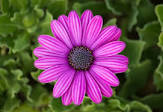
#> input picture Art_Gallery/img.jpg, 163 x 112 px
$ python drawing.py
#> lines starting #> are read from the running program, lines starting #| are printed output that depends on the picture
### Art_Gallery/art_page2.py
def f():
    print("****************************************   VISUAL FALKS   ********************************************")
    row = 3


    for i in range(row):
        for j in range(row):
            if i == 0 or i == row - 1:
                print("------------------------------------------------", end="")
            elif j == 0 or j == row - 1:
                  print("1.SEARCH            2.ARTIST            3.CUSTOMER            4.DRAWING            5.COMPITAION", end="")
                  break

        print()
    row = 6
    for i in range(row):
        for j in range(row):
              print("****", end="")
        for j in range(row):
             print("  ", end="")
        for j in range(row):
             print("****", end="")
        for j in range(row):
             print("  ", end="")
        for j in range(row):
             print("****", end="")

        print()
    print("Abstract     Rs 1,65,000            seascap      Rs 4,50,000            Ganesha     Rs 4,10,0000   ")
    print("By Sanjay                           By Shamendu Sonavane                By Ganapathi Hegda  ")
    print("Acrylic on canvas                   Acrylic on canvas                   Oil on canvas")
    print("36*59 inches                        16*16 inches                        24*24 inches")
    print("\n")
    row = 6
    for i in range(row):
        for j in range(row):
            print("****", end="")
        for j in range(row):
            print("  ", end="")
        for j in range(row):
            print("****", end="")
        for j in range(row):
            print("  ", end="")
        for j in range(row):
            print("****", end="")

        print()
    print("Maharaas     Rs 4,52,000            Reflection     Rs 63,200            Tantric abstract Rs 10,000   ")
    print("By Dipti Kumar                      By Sanjay Chakrabarty               By Punekar  ")
    print("Oil on canvas                       Acrylic on canvas                   Acrylic on canvas ")
    print("24*24 inches                        13*14 inches                        36*36 inches  ")


f()

### Art_Gallery/drawing.py
import cv2
import matplotlib.pyplot as plt

p=input("upload your image : ")
#> the answer given: img.jpg

def draw():
        plt.style.use('seaborn')
        img = cv2.imread(p)
#> img is the input picture: shape (112, 163, 3); mean B, G, R 83.3, 75.7, 106.7
        img = cv2.cvtColor(img,cv2.COLOR_BGR2RGB)
        # [5 lines of commented-out code are left out]

        img_gray = cv2.cvtColor(img, cv2.COLOR_BGR2GRAY)
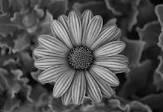
#> img_gray: shape (112, 163); min 0, max 211, mean 81.5
        # [5 lines of commented-out code are left out]

        img_invert = cv2.bitwise_not(img_gray)
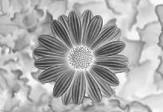
#> img_invert: shape (112, 163); min 44, max 255, mean 173.5
        # [5 lines of commented-out code are left out]

        img_smoothing = cv2.GaussianBlur(img_invert, (21, 21),sigmaX=0, sigmaY=0)
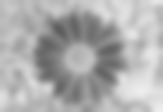
#> img_smoothing: shape (112, 163); min 92, max 238, mean 173.5
        plt.figure(figsize=(8,8))
        plt.imshow(img_smoothing,cmap="gray")
        plt.axis("off")
        plt.title("Smoothen Image")
        # plt.show()

        final = cv2.divide(img_gray, 255 - img_smoothing, scale=255)
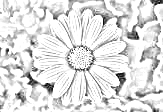
#> final: shape (112, 163); min 0, max 255, mean 223.1
        plt.figure(figsize=(8,8))
        plt.imshow(final,cmap="gray")
        plt.axis("off")
        plt.title("Final Sketch Image")
        # plt.show()

        plt.figure(figsize=(20,20))
        plt.subplot(1,3,1)
        plt.imshow(img)
        plt.axis("off")
        plt.title("Original Image")

        plt.subplot(1,3,2)
        plt.imshow(img_gray,cmap="gray")
        plt.axis("off")
        plt.title("GrayScale Image")

        # [4 lines of commented-out code are left out]

        plt.subplot(1,5,4)
        # plt.imshow(img_smoothing,cmap="gray")
        # plt.axis("off")
        # plt.title("Smoothen Image")

        plt.subplot(1,3,3)
        plt.imshow(final,cmap="gray")
        plt.axis("off")
        plt.title("Final Sketch Image")
        plt.show()


draw()

x = input("press space and enter button to go home page")

from art_page2 import f

f()
